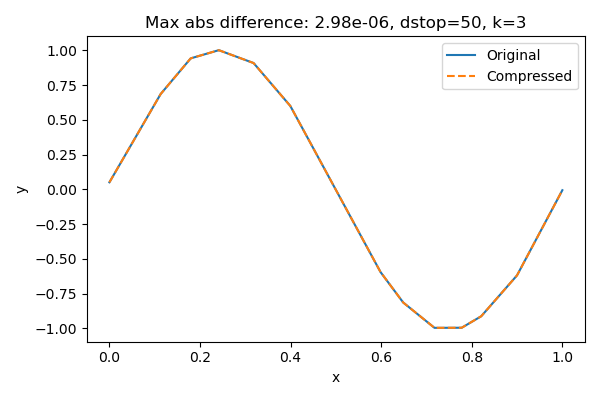

Python code for this plot:
import numpy as np
import torch
import torch.nn as nn

from common import TwoLayerNet, WeightedTwoLayerNet, compress_nn
import sys, os
sys.path.insert(0, os.path.abspath(os.path.join(os.path.dirname(__file__), '..')))
from compressor import Compressor

# Device configuration
device = torch.device('mps' if torch.backends.mps.is_available() else 'cpu')



def load_model(model_path='sine_model.pth', hidden_dim=1000):
    """
    Loads the trained TwoLayerNet for sin(2πx) regression.
    
    Args:
        model_path (str): Path to the .pth file.
        hidden_dim (int): Width of the hidden layer (should match training).
    Returns:
        model (nn.Module): Loaded model in eval mode.
    """
    model = TwoLayerNet(input_dim=1, hidden_dim=hidden_dim).to(device)
    state = torch.load(model_path, map_location=device)
    model.load_state_dict(state)
    model.eval()
    return model


if __name__ == '__main__':
    dstop = 30
    k = 2

    net = load_model(hidden_dim=5000)
    net_cp, weights = compress_nn(net, dstop=dstop, k=k)

    with torch.no_grad():
        # grid of inputs
        x_vals = torch.linspace(0, 1, 1000, device=device).unsqueeze(1)
        y_orig = net(x_vals)
        y_comp = net_cp(x_vals)
        max_diff = (y_orig - y_comp).abs().max().item()
        print(max_diff)

        import matplotlib.pyplot as plt

        x_np = x_vals.cpu().numpy().flatten()
        y_orig_np = y_orig.cpu().numpy().flatten()
        y_comp_np = y_comp.cpu().numpy().flatten()

        plt.figure(figsize=(6, 4))
        plt.plot(x_np, y_orig_np, label='Original')
        plt.plot(x_np, y_comp_np, label='Compressed', linestyle='--')
        plt.title(f'Max abs difference: {max_diff:.2e}, dstop={dstop}, k={k}')
        plt.xlabel('x')
        plt.ylabel('y')
        plt.legend()
        plt.tight_layout()
        # output_path = 'compress_width.png'
        # plt.savefig(output_path)
        # print(f"Plot saved to {output_path}")
        # plt.close()
        plt.show()
